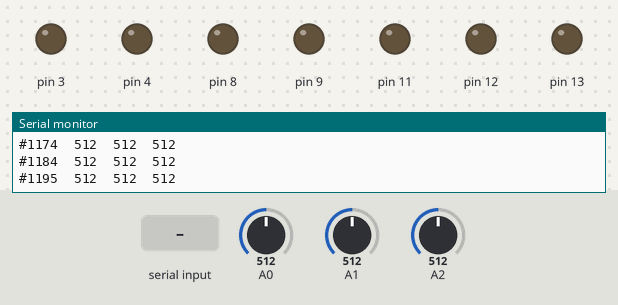
This sketch was run on a simulated Arduino Uno, built with avr-gcc and run on an emulated ATmega328P. Parts: output pins drawn as LEDs (lit = HIGH), the last lines printed to the serial monitor. Inputs (shaded band) come from the test bench; at power-on: A0 = 512, A1 = 512, A2 = 512.

Above: at 1.2 s.
1.3 s: "1" received over Serial
At 2.7 s:
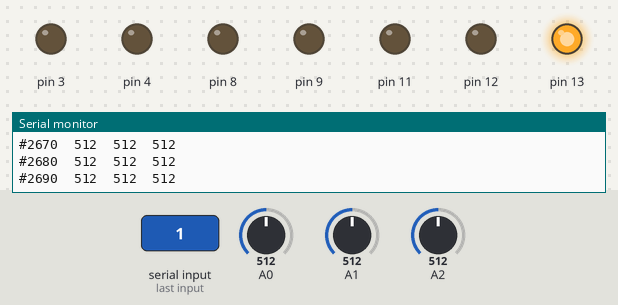
Timing chart, 0 to 4.3 s (numbered marks = the images above; inputs shaded):
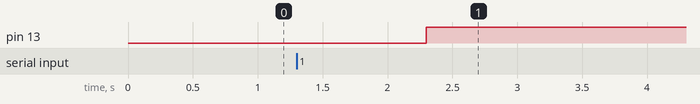

The sketch:

UnityComm.ino
```cpp
int rawEDA = 0;
int rawIBI = 0;
int rawDistance = 0;
bool Connected = false;

const unsigned int serialOutputInterval = 10; // Output Frequency = 1000 / serialOutputInterval = 1000 / 10 = 100Hz
unsigned long serialLastOutput = 0;

const char StartFlag = '#';
const String Delimiter = "\t";

void setup() {
  Serial.begin(115200);

//Example input/output pin
  pinMode(13, OUTPUT);
  pinMode(12, OUTPUT);
  pinMode(11, OUTPUT);
  pinMode(9, OUTPUT);
  pinMode(8, OUTPUT);
  pinMode(4, OUTPUT);
  pinMode(3, OUTPUT);

  pinMode(A0, INPUT);
  pinMode(A1, INPUT);
  pinMode(A2, INPUT);
}

void loop() {

  ReadSensors(); //Have the Arduino read it's sensors etc.

  SerialInput(); //Check if Unity has send anything

  SerialOutput(); //Check if it is time to send data to Unity
}

void ReadSensors()
{
  //Just some bogus examples to get some data to send
  rawEDA = analogRead(A0);
  rawIBI = analogRead(A1); //This is NOT how you read IBI
  rawDistance = analogRead(A2);
}

const int inputCount = 7; //This must match the amount of bytes you send from Unity!
byte inputBuffer[inputCount];
void SerialInput()
{
  if(Serial.available() > 0){ //check if there is some data from Unity
     Serial.readBytes(inputBuffer, inputCount); //read the data
     //Use the data for something
     digitalWrite(13, inputBuffer[0]);
     digitalWrite(12, inputBuffer[1]);
     digitalWrite(11, inputBuffer[2]);
     digitalWrite(9, inputBuffer[3]);
     digitalWrite(8, inputBuffer[4]);
     digitalWrite(4, inputBuffer[5]);
     digitalWrite(3, inputBuffer[6]);

     //You could for example use the data for playing patterns
     //e.g. first value indicates which player and second value indicates which pattern to play
     }

     //Currently no checks for desync (no start/end flags or package size checks)
     //This should be implemented to make the imp. more robust
}


void SerialOutput() {
  //Time to output new data?
  if(millis() - serialLastOutput < serialOutputInterval)
    return;
  serialLastOutput = millis();

  //Write data package to Unity
  Serial.write(StartFlag);    //Flag to indicate start of data package
  Serial.print(millis());     //Write the current "time"
  Serial.print(Delimiter);    //Delimiter used to split values
  Serial.print(rawEDA);       //Write a value
  Serial.print(Delimiter);    //Write delimiter
  Serial.print(rawIBI);       //...
  Serial.print(Delimiter);
  Serial.print(rawDistance);
  Serial.println();           // Write endflag '\n' to indicate end of package
}
```

Measured:
- after the input at 1.3 s, pin 13: LOW → HIGH after 1.0 s
